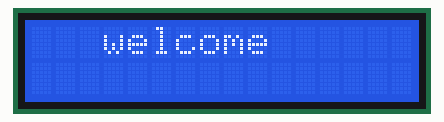
Simulated run of this sketch. Board: Arduino Uno, built with avr-gcc and run on an emulated ATmega328P. Shown: 16×2 character LCD.

Above: at 0.1 s.
At 1.1 s:
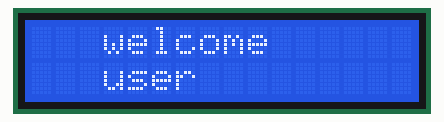
At 18.2 s:
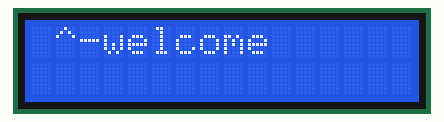
At 37.3 s:
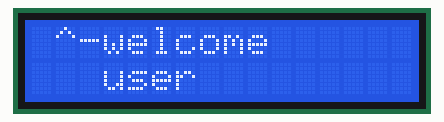

The sketch:

lcd_i2c.ino
```cpp
#include <Wire.h>
#include <LiquidCrystal_I2C.h>

LiquidCrystal_I2C lcd(0x27, 16, 2); // I2C address 0x27, 16 column and 2 rows

void setup()
{
  lcd.init(); // initialize the lcd
  // lcd.begin();
  lcd.backlight();
}

void loop()
{
  lcd.setCursor(3, 0);
  lcd.print("welcome");
  delay(1000);
  lcd.setCursor(3, 1);
  lcd.print("user");
  delay(1000);

  lcd.clear();

  delay(1000);
  lcd.setCursor(1, 0);
  lcd.print("^-^");
}
```

Measured:
- what the display in image 1 shows lasts 1.0 s, from 1.1 s to 2.1 s
